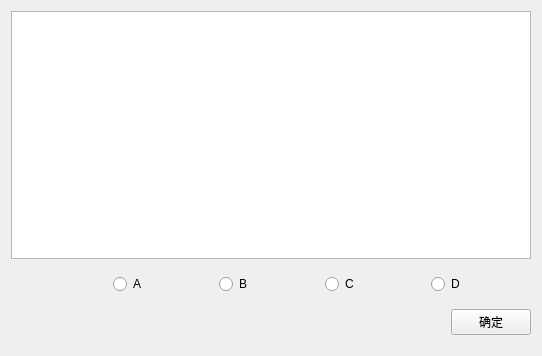
<?xml version="1.0" encoding="UTF-8"?>
<ui version="4.0">
 <class>QuestionWidget</class>
 <widget class="QWidget" name="QuestionWidget">
  <property name="geometry">
   <rect>
    <x>0</x>
    <y>0</y>
    <width>542</width>
    <height>356</height>
   </rect>
  </property>
  <property name="windowTitle">
   <string>Form</string>
  </property>
  <layout class="QGridLayout" name="gridLayout">
   <item row="0" column="0">
    <layout class="QVBoxLayout" name="verticalLayout">
     <item>
      <widget class="QTextEdit" name="questionContent">
       <property name="readOnly">
        <bool>true</bool>
       </property>
      </widget>
     </item>
     <item>
      <layout class="QHBoxLayout" name="horizontalLayout_4">
       <item>
        <spacer name="horizontalSpacer_4">
         <property name="orientation">
          <enum>Qt::Horizontal</enum>
         </property>
         <property name="sizeHint" stdset="0">
          <size>
           <width>40</width>
           <height>20</height>
          </size>
         </property>
        </spacer>
       </item>
       <item>
        <widget class="QLabel" name="showResultPic">
         <property name="minimumSize">
          <size>
           <width>80</width>
           <height>80</height>
          </size>
         </property>
         <property name="maximumSize">
          <size>
           <width>80</width>
           <height>80</height>
          </size>
         </property>
         <property name="text">
          <string/>
         </property>
         <property name="alignment">
          <set>Qt::AlignCenter</set>
         </property>
        </widget>
       </item>
       <item>
        <layout class="QVBoxLayout" name="verticalLayout_2">
         <item>
          <layout class="QHBoxLayout" name="horizontalLayout_2">
           <item>
            <spacer name="horizontalSpacer_2">
             <property name="orientation">
              <enum>Qt::Horizontal</enum>
             </property>
             <property name="sizeHint" stdset="0">
              <size>
               <width>40</width>
               <height>20</height>
              </size>
             </property>
            </spacer>
           </item>
           <item>
            <widget class="QRadioButton" name="answerA">
             <property name="minimumSize">
              <size>
               <width>100</width>
               <height>0</height>
              </size>
             </property>
             <property name="maximumSize">
              <size>
               <width>100</width>
               <height>16777215</height>
              </size>
             </property>
             <property name="text">
              <string>A</string>
             </property>
            </widget>
           </item>
           <item>
            <widget class="QRadioButton" name="answerB">
             <property name="minimumSize">
              <size>
               <width>100</width>
               <height>0</height>
              </size>
             </property>
             <property name="maximumSize">
              <size>
               <width>100</width>
               <height>16777215</height>
              </size>
             </property>
             <property name="text">
              <string>B</string>
             </property>
            </widget>
           </item>
           <item>
            <widget class="QRadioButton" name="answerC">
             <property name="minimumSize">
              <size>
               <width>100</width>
               <height>0</height>
              </size>
             </property>
             <property name="maximumSize">
              <size>
               <width>100</width>
               <height>16777215</height>
              </size>
             </property>
             <property name="text">
              <string>C</string>
             </property>
            </widget>
           </item>
           <item>
            <widget class="QRadioButton" name="answerD">
             <property name="minimumSize">
              <size>
               <width>100</width>
               <height>0</height>
              </size>
             </property>
             <property name="maximumSize">
              <size>
               <width>100</width>
               <height>16777215</height>
              </size>
             </property>
             <property name="text">
              <string>D</string>
             </property>
            </widget>
           </item>
          </layout>
         </item>
         <item>
          <layout class="QHBoxLayout" name="horizontalLayout">
           <item>
            <spacer name="horizontalSpacer_3">
             <property name="orientation">
              <enum>Qt::Horizontal</enum>
             </property>
             <property name="sizeHint" stdset="0">
              <size>
               <width>40</width>
               <height>20</height>
              </size>
             </property>
            </spacer>
           </item>
           <item>
            <widget class="QLabel" name="infoLabel">
             <property name="minimumSize">
              <size>
               <width>300</width>
               <height>0</height>
              </size>
             </property>
             <property name="maximumSize">
              <size>
               <width>300</width>
               <height>16777215</height>
              </size>
             </property>
             <property name="text">
              <string/>
             </property>
            </widget>
           </item>
           <item>
            <widget class="QPushButton" name="sureBtn">
             <property name="minimumSize">
              <size>
               <width>80</width>
               <height>0</height>
              </size>
             </property>
             <property name="maximumSize">
              <size>
               <width>80</width>
               <height>16777215</height>
              </size>
             </property>
             <property name="text">
              <string>确定</string>
             </property>
            </widget>
           </item>
          </layout>
         </item>
        </layout>
       </item>
      </layout>
     </item>
    </layout>
   </item>
  </layout>
 </widget>
 <resources/>
 <connections/>
</ui>
